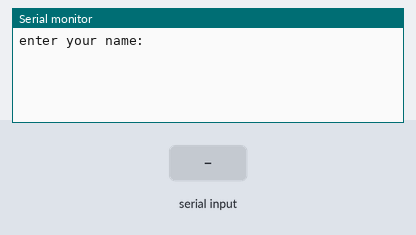
Simulated run of this sketch. Board: Arduino Uno, built with avr-gcc and run on an emulated ATmega328P. On the bench: the last lines printed to the serial monitor. The test bench sets the inputs (shaded band).

Above: at 0.9 s.
1.0 s: "90,45\n" received over Serial
At 3.2 s:
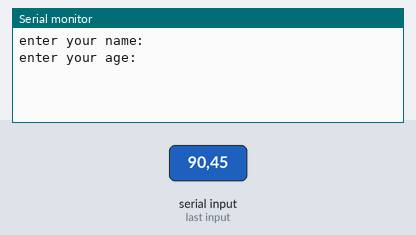
3.5 s: "30,150\n" received over Serial
At 3.94 s:
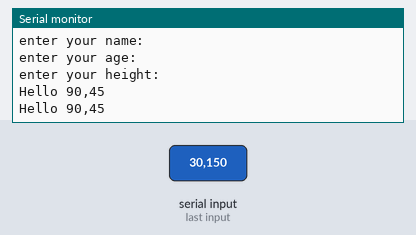

Measured:
- after the input at 1.0 s, the serial monitor: prints a new line after 1.0 s (image 1)
- after the input at 3.5 s, the serial monitor: prints a new line at once (image 2)

The sketch:

read_int_float_and_string_from_arduino.ino
```cpp
String name;
int age;
float height;

void setup() {
  // put your setup code here, to run once:
  Serial.begin(9600);
  Serial.println("enter your name: ");
  while(Serial.available()==0){}
  name = Serial.readString();

  Serial.println("enter your age: ");
  while(Serial.available()==0){}
  age = Serial.parseInt();

  Serial.println("enter your height: ");
  while(Serial.available()==0){}
  height = Serial.parseFloat();
}

void loop() {
  Serial.print("Hello ");
  Serial.println(name);
  // put your main code here, to run repeatedly:
  delay(250);

}
```
